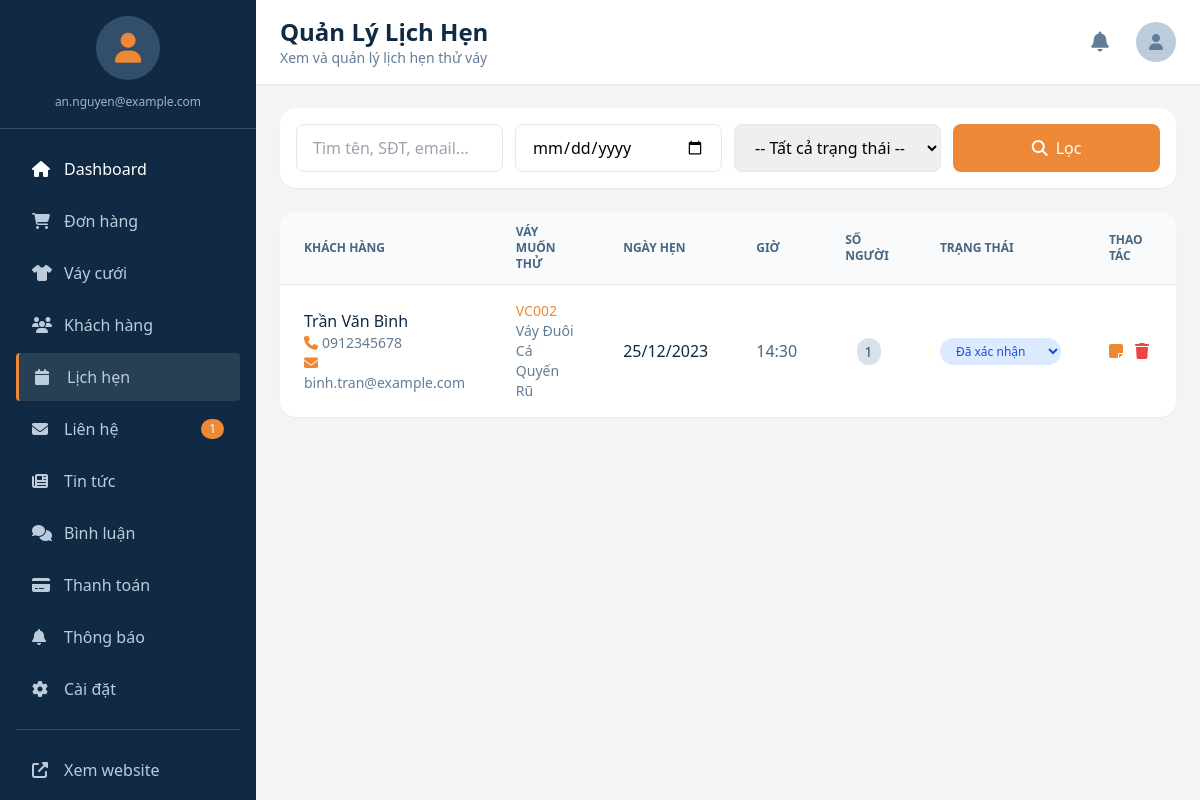
Page /admin-bookings.php (signed in) on the committed database.
### tables this page shows
CREATE TABLE dat_lich_thu_vay (
   id BIGINT AUTO_INCREMENT PRIMARY KEY,
   user_id BIGINT NULL,
   name VARCHAR(200),
   phone VARCHAR(30),
   email VARCHAR(150) NULL,
   vay_id BIGINT NULL,
   scheduled_date DATE NOT NULL,
   scheduled_time TIME NULL,
   number_of_persons INT DEFAULT 1,
   status ENUM('pending','confirmed','attended','cancelled') DEFAULT 'pending',
   note TEXT,
   created_at TIMESTAMP DEFAULT CURRENT_TIMESTAMP,
   FOREIGN KEY (user_id) REFERENCES nguoi_dung(id) ON DELETE SET NULL,
   FOREIGN KEY (vay_id) REFERENCES vay_cuoi(id) ON DELETE SET NULL,
   INDEX idx_date_status (scheduled_date, status)  
);

CREATE TABLE vay_cuoi (
   id BIGINT AUTO_INCREMENT PRIMARY KEY,
   ma_vay VARCHAR(50) UNIQUE NOT NULL,
   ten_vay VARCHAR(255) NOT NULL,
   mo_ta TEXT,
   gia_thue DECIMAL(12,2) NOT NULL,
   so_luong_ton INT DEFAULT 0,
   size VARCHAR(100) NULL COMMENT 'Kích cỡ váy: S, M, L, XL hoặc số đo cụ thể',
   created_at TIMESTAMP DEFAULT CURRENT_TIMESTAMP
);

### admin-bookings.php (the view, shortened to what this page needs)
<?php
require_once 'includes/config.php';
$date_filter = $_GET['date'] ?? '';
$search = $_GET['search'] ?? '';
$page = max(1, intval($_GET['page'] ?? 1));
$per_page = 10;
$offset = ($page - 1) * $per_page;
$where = "1=1";
$params = [];
$types = "";
$sql = "SELECT d.*, v.ten_vay, v.ma_vay
        FROM dat_lich_thu_vay d
        LEFT JOIN vay_cuoi v ON d.vay_id = v.id
        WHERE $where ORDER BY d.scheduled_date DESC, d.scheduled_time DESC LIMIT ? OFFSET ?";
$params[] = $per_page;
$params[] = $offset;
$types .= "ii";
$stmt = $conn->prepare($sql);
$stmt->bind_param($types, ...$params);
$stmt->execute();
$bookings = $stmt->get_result()->fetch_all(MYSQLI_ASSOC);
include 'includes/admin-layout.php';
?>
<div class="bg-white rounded-2xl shadow-sm p-4 mb-6">
    <form method="GET" class="grid grid-cols-1 sm:grid-cols-2 lg:grid-cols-4 gap-3">
        <input type="text" name="search" value="<?php echo htmlspecialchars($search); ?>"
            placeholder="Tìm tên, SĐT, email..." class="border border-gray-200 rounded-lg px-4 py-2.5 focus:ring-2 focus:ring-accent-500 focus:border-transparent text-base">
        <input type="date" name="date" value="<?php echo htmlspecialchars($date_filter); ?>"
            class="border border-gray-200 rounded-lg px-4 py-2.5 focus:ring-2 focus:ring-accent-500 text-base">
        <select name="status" class="border border-gray-200 rounded-lg px-4 py-2.5 focus:ring-2 focus:ring-accent-500 text-base">
            <option value="">-- Tất cả trạng thái --</option>
        </select>
        <button type="submit" class="bg-accent-500 text-white rounded-lg px-4 py-2.5 hover:bg-accent-600 transition flex items-center justify-center">
            <i class="fas fa-search mr-2"></i>Lọc
        </button>
    </form>
</div>
<div class="bg-white rounded-2xl shadow-sm overflow-hidden">
    <div class="booking-table-view hidden lg:block overflow-x-auto">
    <table class="min-w-full divide-y divide-gray-200">
        <thead class="bg-gray-50">
            <tr>
                <th class="px-6 py-3 text-left text-xs font-semibold text-navy-600 uppercase">Khách hàng</th>
                <th class="px-6 py-3 text-left text-xs font-semibold text-navy-600 uppercase">Váy muốn thử</th>
                <th class="px-6 py-3 text-left text-xs font-semibold text-navy-600 uppercase">Ngày hẹn</th>
                <th class="px-6 py-3 text-left text-xs font-semibold text-navy-600 uppercase">Giờ</th>
                <th class="px-6 py-3 text-left text-xs font-semibold text-navy-600 uppercase">Số người</th>
                <th class="px-6 py-3 text-left text-xs font-semibold text-navy-600 uppercase">Trạng thái</th>
                <th class="px-6 py-3 text-left text-xs font-semibold text-navy-600 uppercase">Thao tác</th>
            </tr>
        </thead>
        <tbody class="bg-white divide-y divide-gray-100">
            <?php foreach ($bookings as $booking): ?>
            <tr class="hover:bg-gray-50 transition <?php echo $booking['scheduled_date'] < date('Y-m-d') && $booking['status'] === 'pending' ? 'bg-red-50' : ''; ?>">
                <td class="px-6 py-4">
                    <div class="font-medium text-navy-900"><?php echo htmlspecialchars($booking['name']); ?></div>
                    <div class="text-sm text-navy-500">
                        <i class="fas fa-phone mr-1 text-accent-500"></i><?php echo htmlspecialchars($booking['phone']); ?>
                    </div>
                    <?php if ($booking['email']): ?>
                    <div class="text-sm text-navy-500">
                        <i class="fas fa-envelope mr-1 text-accent-500"></i><?php echo htmlspecialchars($booking['email']); ?>
                    </div>
                    <?php endif; ?>
                </td>
                <td class="px-6 py-4">
                    <?php if ($booking['ten_vay']): ?>
                    <div class="text-sm font-medium text-accent-500"><?php echo htmlspecialchars($booking['ma_vay']); ?></div>
                    <div class="text-sm text-navy-500"><?php echo htmlspecialchars($booking['ten_vay']); ?></div>
                    <?php else: ?>
                    <span class="text-navy-400">Chưa chọn</span>
                    <?php endif; ?>
                </td>
                <td class="px-6 py-4 whitespace-nowrap">
                    <span class="<?php echo $booking['scheduled_date'] === date('Y-m-d') ? 'text-green-600 font-bold' : 'text-navy-900'; ?>">
                        <?php echo date('d/m/Y', strtotime($booking['scheduled_date'])); ?>
                    </span>
                </td>
                <td class="px-6 py-4 whitespace-nowrap text-navy-600">
                    <?php echo $booking['scheduled_time'] ? date('H:i', strtotime($booking['scheduled_time'])) : '-'; ?>
                </td>
                <td class="px-6 py-4 whitespace-nowrap text-center">
                    <span class="px-2 py-1 bg-navy-100 text-navy-700 rounded-full text-sm"><?php echo $booking['number_of_persons']; ?></span>
                </td>
                <td class="px-6 py-4 whitespace-nowrap">
                    <form method="POST" class="inline">
                        <select name="status" onchange="this.form.submit()" class="text-xs border-0 rounded-full px-3 py-1 font-medium
                            <?php echo match($booking['status']) {
                                'pending' => 'bg-yellow-100 text-yellow-700',
                                'confirmed' => 'bg-blue-100 text-blue-700',
                                'attended' => 'bg-green-100 text-green-700',
                                'cancelled' => 'bg-red-100 text-red-700',
                                default => 'bg-gray-100 text-gray-700'
                            }; ?>">
                            <option value="confirmed" <?php echo $booking['status'] === 'confirmed' ? 'selected' : ''; ?>>Đã xác nhận</option>
                        </select>
                    </form>
                </td>
                <td class="px-6 py-4 whitespace-nowrap space-x-2">
                    <button onclick="showNote('<?php echo htmlspecialchars($booking['note'] ?? 'Không có ghi chú'); ?>')" class="text-accent-500 hover:text-accent-600" title="Xem ghi chú">
                        <i class="fas fa-sticky-note"></i>
                    </button>
                    <button onclick="deleteBooking(<?php echo $booking['id']; ?>)" class="text-red-500 hover:text-red-600" title="Xóa">
                        <i class="fas fa-trash"></i>
                    </button>
                </td>
            </tr>
            <?php endforeach; ?>
        </tbody>
    </table>
    </div>
</div>
<?php include 'includes/admin-footer.php'; ?>

### assets/css/admin-responsive.css (style rules this page uses)
html.admin-page, body.admin-page { overflow-x: hidden; max-width: 100vw; -webkit-text-size-adjust: 100%; }
.admin-page *, .admin-page *::before, .admin-page *::after { box-sizing: border-box; }
.admin-page *:not(.overflow-x-auto):not(.dress-table-view):not(.order-table-view):not(.user-table-view) { max-width: 100%; }
.overflow-x-auto, .dress-table-view, .order-table-view, .user-table-view { overflow-x: auto; -webkit-overflow-scrolling: touch; scrollbar-width: thin; max-width: 100%; }
.overflow-x-auto { -webkit-overflow-scrolling: touch; scrollbar-width: thin; }

### includes/admin-layout.php (style rules this page uses)
html.admin-page, body.admin-page { overflow-x: hidden; max-width: 100vw; }

### rows in the picture
dat_lich_thu_vay: name "Trần Văn Bình", phone "0912345678", email "binh.tran@example.com", vay.ma_vay "VC002", vay.ten_vay "Váy Đuôi Cá Quyến Rũ", scheduled_date "25/12/2023", scheduled_time "14:30", number_of_persons "1", status "Đã xác nhận"

### other values in the picture
$_SESSION['admin_email'] "an.nguyen@example.com"
$new_contacts "1"
$page_title "Quản Lý Lịch Hẹn"
$page_subtitle "Xem và quản lý lịch hẹn thử váy"
